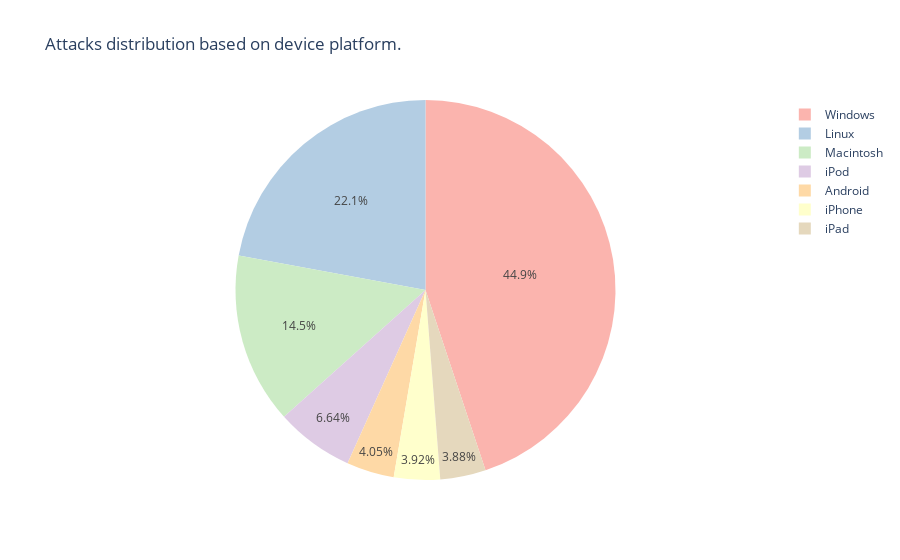

Here is the notebook cell this chart was saved with:
### Code cell
import plotly.express as px

plt = px.pie(device_counts_df, names='Device/OS', values='Count of Attacks', title='Attacks distribution based on device platform.',
             color_discrete_sequence=px.colors.qualitative.Pastel1
             )
plt.show()

### Figure 1 — Plotly figure (JSON) as saved in the notebook; plotly's stock layout.template omitted (floating-point values rounded to 4 significant figures)
{"data": [{"domain": {"x": [0, 1], "y": [0, 1]}, "hovertemplate": "Device/OS=%{label}<br>Count of Attacks=%{value}<extra></extra>", "labels": ["Windows", "Linux", "Macintosh", "iPod", "Android", "iPhone", "iPad"], "legendgroup": "", "name": "", "showlegend": true, "type": "pie", "values": [17953, 8840, 5813, 2656, 1620, 1567, 1551]}], "layout": {"legend": {"tracegroupgap": 0}, "piecolorway": ["rgb(251,180,174)", "rgb(179,205,227)", "rgb(204,235,197)", "rgb(222,203,228)", "rgb(254,217,166)", "rgb(255,255,204)", "rgb(229,216,189)", "rgb(253,218,236)", "rgb(242,242,242)"], "title": {"text": "Attacks distribution based on device platform."}}}
